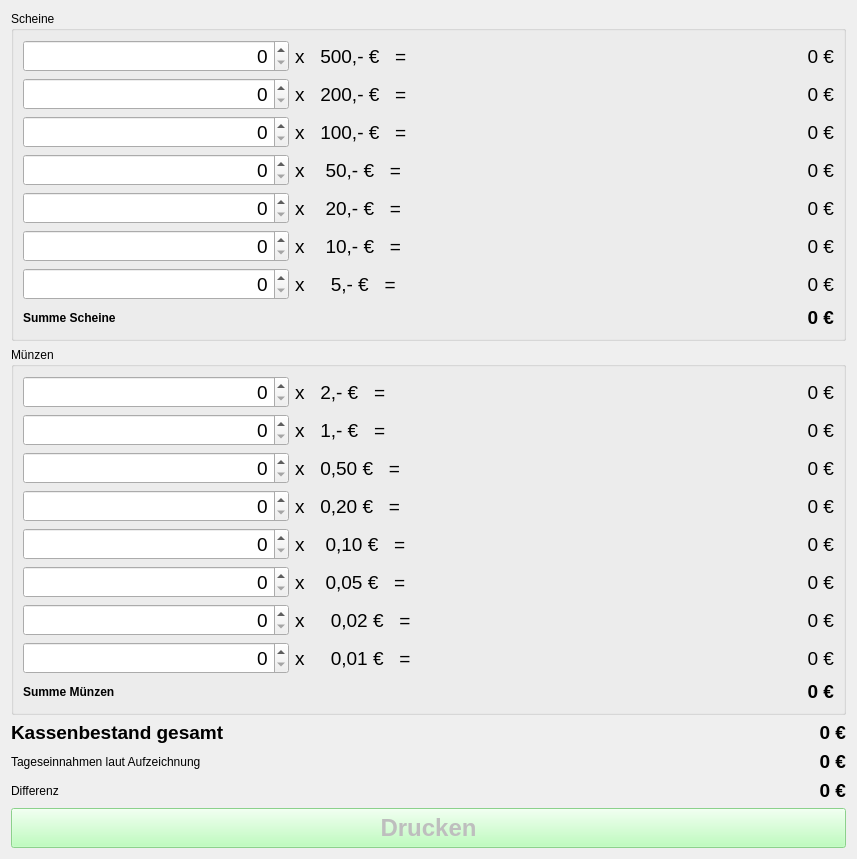
<?xml version="1.0" encoding="UTF-8"?>
<ui version="4.0">
 <class>Form</class>
 <widget class="QWidget" name="Form">
  <property name="geometry">
   <rect>
    <x>0</x>
    <y>0</y>
    <width>857</width>
    <height>777</height>
   </rect>
  </property>
  <property name="windowTitle">
   <string>Form</string>
  </property>
  <layout class="QGridLayout" name="gridLayout">
   <item row="6" column="0">
    <widget class="QGroupBox" name="groupBox_2">
     <property name="title">
      <string>Münzen</string>
     </property>
     <layout class="QVBoxLayout" name="verticalLayout_2">
      <item>
       <layout class="QHBoxLayout" name="horizontalLayout_8">
        <item>
         <widget class="QSpinBox" name="count_2">
          <property name="font">
           <font>
            <pointsize>14</pointsize>
           </font>
          </property>
          <property name="alignment">
           <set>Qt::AlignRight|Qt::AlignTrailing|Qt::AlignVCenter</set>
          </property>
         </widget>
        </item>
        <item>
         <widget class="QLabel" name="label_16">
          <property name="font">
           <font>
            <pointsize>14</pointsize>
           </font>
          </property>
          <property name="text">
           <string>x   2,- €   =</string>
          </property>
         </widget>
        </item>
        <item>
         <widget class="QLabel" name="summe_2">
          <property name="font">
           <font>
            <pointsize>14</pointsize>
           </font>
          </property>
          <property name="text">
           <string>0 €</string>
          </property>
          <property name="alignment">
           <set>Qt::AlignRight|Qt::AlignTrailing|Qt::AlignVCenter</set>
          </property>
         </widget>
        </item>
       </layout>
      </item>
      <item>
       <layout class="QHBoxLayout" name="horizontalLayout_9">
        <item>
         <widget class="QSpinBox" name="count_1">
          <property name="font">
           <font>
            <pointsize>14</pointsize>
           </font>
          </property>
          <property name="alignment">
           <set>Qt::AlignRight|Qt::AlignTrailing|Qt::AlignVCenter</set>
          </property>
         </widget>
        </item>
        <item>
         <widget class="QLabel" name="label_18">
          <property name="font">
           <font>
            <pointsize>14</pointsize>
           </font>
          </property>
          <property name="text">
           <string>x   1,- €   =</string>
          </property>
         </widget>
        </item>
        <item>
         <widget class="QLabel" name="summe_1">
          <property name="font">
           <font>
            <pointsize>14</pointsize>
           </font>
          </property>
          <property name="text">
           <string>0 €</string>
          </property>
          <property name="alignment">
           <set>Qt::AlignRight|Qt::AlignTrailing|Qt::AlignVCenter</set>
          </property>
         </widget>
        </item>
       </layout>
      </item>
      <item>
       <layout class="QHBoxLayout" name="horizontalLayout_10">
        <item>
         <widget class="QSpinBox" name="count_050">
          <property name="font">
           <font>
            <pointsize>14</pointsize>
           </font>
          </property>
          <property name="alignment">
           <set>Qt::AlignRight|Qt::AlignTrailing|Qt::AlignVCenter</set>
          </property>
         </widget>
        </item>
        <item>
         <widget class="QLabel" name="label_20">
          <property name="font">
           <font>
            <pointsize>14</pointsize>
           </font>
          </property>
          <property name="text">
           <string>x   0,50 €   =</string>
          </property>
         </widget>
        </item>
        <item>
         <widget class="QLabel" name="summe_050">
          <property name="font">
           <font>
            <pointsize>14</pointsize>
           </font>
          </property>
          <property name="text">
           <string>0 €</string>
          </property>
          <property name="alignment">
           <set>Qt::AlignRight|Qt::AlignTrailing|Qt::AlignVCenter</set>
          </property>
         </widget>
        </item>
       </layout>
      </item>
      <item>
       <layout class="QHBoxLayout" name="horizontalLayout_11">
        <item>
         <widget class="QSpinBox" name="count_020">
          <property name="font">
           <font>
            <pointsize>14</pointsize>
           </font>
          </property>
          <property name="alignment">
           <set>Qt::AlignRight|Qt::AlignTrailing|Qt::AlignVCenter</set>
          </property>
         </widget>
        </item>
        <item>
         <widget class="QLabel" name="label_22">
          <property name="font">
           <font>
            <pointsize>14</pointsize>
           </font>
          </property>
          <property name="text">
           <string>x   0,20 €   =</string>
          </property>
         </widget>
        </item>
        <item>
         <widget class="QLabel" name="summe_020">
          <property name="font">
           <font>
            <pointsize>14</pointsize>
           </font>
          </property>
          <property name="text">
           <string>0 €</string>
          </property>
          <property name="alignment">
           <set>Qt::AlignRight|Qt::AlignTrailing|Qt::AlignVCenter</set>
          </property>
         </widget>
        </item>
       </layout>
      </item>
      <item>
       <layout class="QHBoxLayout" name="horizontalLayout_12">
        <item>
         <widget class="QSpinBox" name="count_010">
          <property name="font">
           <font>
            <pointsize>14</pointsize>
           </font>
          </property>
          <property name="alignment">
           <set>Qt::AlignRight|Qt::AlignTrailing|Qt::AlignVCenter</set>
          </property>
         </widget>
        </item>
        <item>
         <widget class="QLabel" name="label_24">
          <property name="font">
           <font>
            <pointsize>14</pointsize>
           </font>
          </property>
          <property name="text">
           <string>x    0,10 €   =</string>
          </property>
         </widget>
        </item>
        <item>
         <widget class="QLabel" name="summe_010">
          <property name="font">
           <font>
            <pointsize>14</pointsize>
           </font>
          </property>
          <property name="text">
           <string>0 €</string>
          </property>
          <property name="alignment">
           <set>Qt::AlignRight|Qt::AlignTrailing|Qt::AlignVCenter</set>
          </property>
         </widget>
        </item>
       </layout>
      </item>
      <item>
       <layout class="QHBoxLayout" name="horizontalLayout_13">
        <item>
         <widget class="QSpinBox" name="count_005">
          <property name="font">
           <font>
            <pointsize>14</pointsize>
           </font>
          </property>
          <property name="alignment">
           <set>Qt::AlignRight|Qt::AlignTrailing|Qt::AlignVCenter</set>
          </property>
         </widget>
        </item>
        <item>
         <widget class="QLabel" name="label_26">
          <property name="font">
           <font>
            <pointsize>14</pointsize>
           </font>
          </property>
          <property name="text">
           <string>x    0,05 €   =</string>
          </property>
         </widget>
        </item>
        <item>
         <widget class="QLabel" name="summe_005">
          <property name="font">
           <font>
            <pointsize>14</pointsize>
           </font>
          </property>
          <property name="text">
           <string>0 €</string>
          </property>
          <property name="alignment">
           <set>Qt::AlignRight|Qt::AlignTrailing|Qt::AlignVCenter</set>
          </property>
         </widget>
        </item>
       </layout>
      </item>
      <item>
       <layout class="QHBoxLayout" name="horizontalLayout_14">
        <item>
         <widget class="QSpinBox" name="count_002">
          <property name="font">
           <font>
            <pointsize>14</pointsize>
           </font>
          </property>
          <property name="alignment">
           <set>Qt::AlignRight|Qt::AlignTrailing|Qt::AlignVCenter</set>
          </property>
         </widget>
        </item>
        <item>
         <widget class="QLabel" name="label_28">
          <property name="font">
           <font>
            <pointsize>14</pointsize>
           </font>
          </property>
          <property name="text">
           <string>x     0,02 €   =</string>
          </property>
         </widget>
        </item>
        <item>
         <widget class="QLabel" name="summe_002">
          <property name="font">
           <font>
            <pointsize>14</pointsize>
           </font>
          </property>
          <property name="text">
           <string>0 €</string>
          </property>
          <property name="alignment">
           <set>Qt::AlignRight|Qt::AlignTrailing|Qt::AlignVCenter</set>
          </property>
         </widget>
        </item>
       </layout>
      </item>
      <item>
       <layout class="QHBoxLayout" name="horizontalLayout_15">
        <item>
         <widget class="QSpinBox" name="count_001">
          <property name="font">
           <font>
            <pointsize>14</pointsize>
           </font>
          </property>
          <property name="alignment">
           <set>Qt::AlignRight|Qt::AlignTrailing|Qt::AlignVCenter</set>
          </property>
         </widget>
        </item>
        <item>
         <widget class="QLabel" name="label_31">
          <property name="font">
           <font>
            <pointsize>14</pointsize>
           </font>
          </property>
          <property name="text">
           <string>x     0,01 €   =</string>
          </property>
         </widget>
        </item>
        <item>
         <widget class="QLabel" name="summe_001">
          <property name="font">
           <font>
            <pointsize>14</pointsize>
           </font>
          </property>
          <property name="text">
           <string>0 €</string>
          </property>
          <property name="alignment">
           <set>Qt::AlignRight|Qt::AlignTrailing|Qt::AlignVCenter</set>
          </property>
         </widget>
        </item>
       </layout>
      </item>
      <item>
       <layout class="QHBoxLayout" name="horizontalLayout_19">
        <item>
         <widget class="QLabel" name="label_4">
          <property name="font">
           <font>
            <weight>75</weight>
            <bold>true</bold>
           </font>
          </property>
          <property name="text">
           <string>Summe Münzen</string>
          </property>
         </widget>
        </item>
        <item>
         <widget class="QLabel" name="summe_muenzen">
          <property name="font">
           <font>
            <pointsize>14</pointsize>
            <weight>75</weight>
            <bold>true</bold>
           </font>
          </property>
          <property name="text">
           <string>0 €</string>
          </property>
          <property name="alignment">
           <set>Qt::AlignRight|Qt::AlignTrailing|Qt::AlignVCenter</set>
          </property>
         </widget>
        </item>
       </layout>
      </item>
     </layout>
    </widget>
   </item>
   <item row="0" column="0">
    <widget class="QGroupBox" name="groupBox">
     <property name="title">
      <string>Scheine</string>
     </property>
     <layout class="QVBoxLayout" name="verticalLayout">
      <item>
       <layout class="QHBoxLayout" name="horizontalLayout">
        <item>
         <widget class="QSpinBox" name="count_500">
          <property name="font">
           <font>
            <pointsize>14</pointsize>
           </font>
          </property>
          <property name="alignment">
           <set>Qt::AlignRight|Qt::AlignTrailing|Qt::AlignVCenter</set>
          </property>
         </widget>
        </item>
        <item>
         <widget class="QLabel" name="label">
          <property name="font">
           <font>
            <pointsize>14</pointsize>
           </font>
          </property>
          <property name="text">
           <string>x   500,- €   =</string>
          </property>
         </widget>
        </item>
        <item>
         <widget class="QLabel" name="summe_500">
          <property name="font">
           <font>
            <pointsize>14</pointsize>
           </font>
          </property>
          <property name="text">
           <string>0 €</string>
          </property>
          <property name="alignment">
           <set>Qt::AlignRight|Qt::AlignTrailing|Qt::AlignVCenter</set>
          </property>
         </widget>
        </item>
       </layout>
      </item>
      <item>
       <layout class="QHBoxLayout" name="horizontalLayout_2">
        <item>
         <widget class="QSpinBox" name="count_200">
          <property name="font">
           <font>
            <pointsize>14</pointsize>
           </font>
          </property>
          <property name="alignment">
           <set>Qt::AlignRight|Qt::AlignTrailing|Qt::AlignVCenter</set>
          </property>
         </widget>
        </item>
        <item>
         <widget class="QLabel" name="label_3">
          <property name="font">
           <font>
            <pointsize>14</pointsize>
           </font>
          </property>
          <property name="text">
           <string>x   200,- €   =</string>
          </property>
         </widget>
        </item>
        <item>
         <widget class="QLabel" name="summe_200">
          <property name="font">
           <font>
            <pointsize>14</pointsize>
           </font>
          </property>
          <property name="text">
           <string>0 €</string>
          </property>
          <property name="alignment">
           <set>Qt::AlignRight|Qt::AlignTrailing|Qt::AlignVCenter</set>
          </property>
         </widget>
        </item>
       </layout>
      </item>
      <item>
       <layout class="QHBoxLayout" name="horizontalLayout_3">
        <item>
         <widget class="QSpinBox" name="count_100">
          <property name="font">
           <font>
            <pointsize>14</pointsize>
           </font>
          </property>
          <property name="alignment">
           <set>Qt::AlignRight|Qt::AlignTrailing|Qt::AlignVCenter</set>
          </property>
         </widget>
        </item>
        <item>
         <widget class="QLabel" name="label_5">
          <property name="font">
           <font>
            <pointsize>14</pointsize>
           </font>
          </property>
          <property name="text">
           <string>x   100,- €   =</string>
          </property>
         </widget>
        </item>
        <item>
         <widget class="QLabel" name="summe_100">
          <property name="font">
           <font>
            <pointsize>14</pointsize>
           </font>
          </property>
          <property name="text">
           <string>0 €</string>
          </property>
          <property name="alignment">
           <set>Qt::AlignRight|Qt::AlignTrailing|Qt::AlignVCenter</set>
          </property>
         </widget>
        </item>
       </layout>
      </item>
      <item>
       <layout class="QHBoxLayout" name="horizontalLayout_4">
        <item>
         <widget class="QSpinBox" name="count_50">
          <property name="font">
           <font>
            <pointsize>14</pointsize>
           </font>
          </property>
          <property name="alignment">
           <set>Qt::AlignRight|Qt::AlignTrailing|Qt::AlignVCenter</set>
          </property>
         </widget>
        </item>
        <item>
         <widget class="QLabel" name="label_7">
          <property name="font">
           <font>
            <pointsize>14</pointsize>
           </font>
          </property>
          <property name="text">
           <string>x    50,- €   =</string>
          </property>
         </widget>
        </item>
        <item>
         <widget class="QLabel" name="summe_50">
          <property name="font">
           <font>
            <pointsize>14</pointsize>
           </font>
          </property>
          <property name="text">
           <string>0 €</string>
          </property>
          <property name="alignment">
           <set>Qt::AlignRight|Qt::AlignTrailing|Qt::AlignVCenter</set>
          </property>
         </widget>
        </item>
       </layout>
      </item>
      <item>
       <layout class="QHBoxLayout" name="horizontalLayout_5">
        <item>
         <widget class="QSpinBox" name="count_20">
          <property name="font">
           <font>
            <pointsize>14</pointsize>
           </font>
          </property>
          <property name="alignment">
           <set>Qt::AlignRight|Qt::AlignTrailing|Qt::AlignVCenter</set>
          </property>
         </widget>
        </item>
        <item>
         <widget class="QLabel" name="label_9">
          <property name="font">
           <font>
            <pointsize>14</pointsize>
           </font>
          </property>
          <property name="text">
           <string>x    20,- €   =</string>
          </property>
         </widget>
        </item>
        <item>
         <widget class="QLabel" name="summe_20">
          <property name="font">
           <font>
            <pointsize>14</pointsize>
           </font>
          </property>
          <property name="text">
           <string>0 €</string>
          </property>
          <property name="alignment">
           <set>Qt::AlignRight|Qt::AlignTrailing|Qt::AlignVCenter</set>
          </property>
         </widget>
        </item>
       </layout>
      </item>
      <item>
       <layout class="QHBoxLayout" name="horizontalLayout_6">
        <item>
         <widget class="QSpinBox" name="count_10">
          <property name="font">
           <font>
            <pointsize>14</pointsize>
           </font>
          </property>
          <property name="alignment">
           <set>Qt::AlignRight|Qt::AlignTrailing|Qt::AlignVCenter</set>
          </property>
         </widget>
        </item>
        <item>
         <widget class="QLabel" name="label_11">
          <property name="font">
           <font>
            <pointsize>14</pointsize>
           </font>
          </property>
          <property name="text">
           <string>x    10,- €   =</string>
          </property>
         </widget>
        </item>
        <item>
         <widget class="QLabel" name="summe_10">
          <property name="font">
           <font>
            <pointsize>14</pointsize>
           </font>
          </property>
          <property name="text">
           <string>0 €</string>
          </property>
          <property name="alignment">
           <set>Qt::AlignRight|Qt::AlignTrailing|Qt::AlignVCenter</set>
          </property>
         </widget>
        </item>
       </layout>
      </item>
      <item>
       <layout class="QHBoxLayout" name="horizontalLayout_7">
        <item>
         <widget class="QSpinBox" name="count_5">
          <property name="font">
           <font>
            <pointsize>14</pointsize>
           </font>
          </property>
          <property name="alignment">
           <set>Qt::AlignRight|Qt::AlignTrailing|Qt::AlignVCenter</set>
          </property>
         </widget>
        </item>
        <item>
         <widget class="QLabel" name="label_13">
          <property name="font">
           <font>
            <pointsize>14</pointsize>
           </font>
          </property>
          <property name="text">
           <string>x     5,- €   =</string>
          </property>
         </widget>
        </item>
        <item>
         <widget class="QLabel" name="summe_5">
          <property name="font">
           <font>
            <pointsize>14</pointsize>
           </font>
          </property>
          <property name="text">
           <string>0 €</string>
          </property>
          <property name="alignment">
           <set>Qt::AlignRight|Qt::AlignTrailing|Qt::AlignVCenter</set>
          </property>
         </widget>
        </item>
       </layout>
      </item>
      <item>
       <layout class="QHBoxLayout" name="horizontalLayout_18">
        <item>
         <widget class="QLabel" name="label_2">
          <property name="font">
           <font>
            <weight>75</weight>
            <bold>true</bold>
           </font>
          </property>
          <property name="text">
           <string>Summe Scheine</string>
          </property>
         </widget>
        </item>
        <item>
         <widget class="QLabel" name="summe_scheine">
          <property name="font">
           <font>
            <pointsize>14</pointsize>
            <weight>75</weight>
            <bold>true</bold>
           </font>
          </property>
          <property name="text">
           <string>0 €</string>
          </property>
          <property name="alignment">
           <set>Qt::AlignRight|Qt::AlignTrailing|Qt::AlignVCenter</set>
          </property>
         </widget>
        </item>
       </layout>
      </item>
     </layout>
    </widget>
   </item>
   <item row="7" column="0">
    <layout class="QHBoxLayout" name="horizontalLayout_20">
     <item>
      <widget class="QLabel" name="label_6">
       <property name="font">
        <font>
         <pointsize>14</pointsize>
         <weight>75</weight>
         <bold>true</bold>
        </font>
       </property>
       <property name="text">
        <string>Kassenbestand gesamt</string>
       </property>
      </widget>
     </item>
     <item>
      <widget class="QLabel" name="summe_alles">
       <property name="font">
        <font>
         <pointsize>14</pointsize>
         <weight>75</weight>
         <bold>true</bold>
        </font>
       </property>
       <property name="text">
        <string>0 €</string>
       </property>
       <property name="alignment">
        <set>Qt::AlignRight|Qt::AlignTrailing|Qt::AlignVCenter</set>
       </property>
      </widget>
     </item>
    </layout>
   </item>
   <item row="10" column="0">
    <layout class="QHBoxLayout" name="horizontalLayout_16">
     <item>
      <widget class="QPushButton" name="button_drucken">
       <property name="enabled">
        <bool>false</bool>
       </property>
       <property name="minimumSize">
        <size>
         <width>0</width>
         <height>40</height>
        </size>
       </property>
       <property name="font">
        <font>
         <pointsize>18</pointsize>
         <weight>75</weight>
         <bold>true</bold>
        </font>
       </property>
       <property name="styleSheet">
        <string notr="true">background-color: #afa; border-color: #0f0;</string>
       </property>
       <property name="text">
        <string>Drucken</string>
       </property>
      </widget>
     </item>
    </layout>
   </item>
   <item row="8" column="0">
    <layout class="QHBoxLayout" name="horizontalLayout_21">
     <item>
      <widget class="QLabel" name="label_8">
       <property name="text">
        <string>Tageseinnahmen laut Aufzeichnung</string>
       </property>
      </widget>
     </item>
     <item>
      <widget class="QLabel" name="einnahmen">
       <property name="font">
        <font>
         <pointsize>14</pointsize>
         <weight>75</weight>
         <bold>true</bold>
        </font>
       </property>
       <property name="text">
        <string>0 €</string>
       </property>
       <property name="alignment">
        <set>Qt::AlignRight|Qt::AlignTrailing|Qt::AlignVCenter</set>
       </property>
      </widget>
     </item>
    </layout>
   </item>
   <item row="9" column="0">
    <layout class="QHBoxLayout" name="horizontalLayout_22">
     <item>
      <widget class="QLabel" name="label_10">
       <property name="text">
        <string>Differenz</string>
       </property>
      </widget>
     </item>
     <item>
      <widget class="QLabel" name="differenz">
       <property name="font">
        <font>
         <pointsize>14</pointsize>
         <weight>75</weight>
         <bold>true</bold>
        </font>
       </property>
       <property name="text">
        <string>0 €</string>
       </property>
       <property name="alignment">
        <set>Qt::AlignRight|Qt::AlignTrailing|Qt::AlignVCenter</set>
       </property>
      </widget>
     </item>
    </layout>
   </item>
  </layout>
 </widget>
 <resources/>
 <connections/>
</ui>
